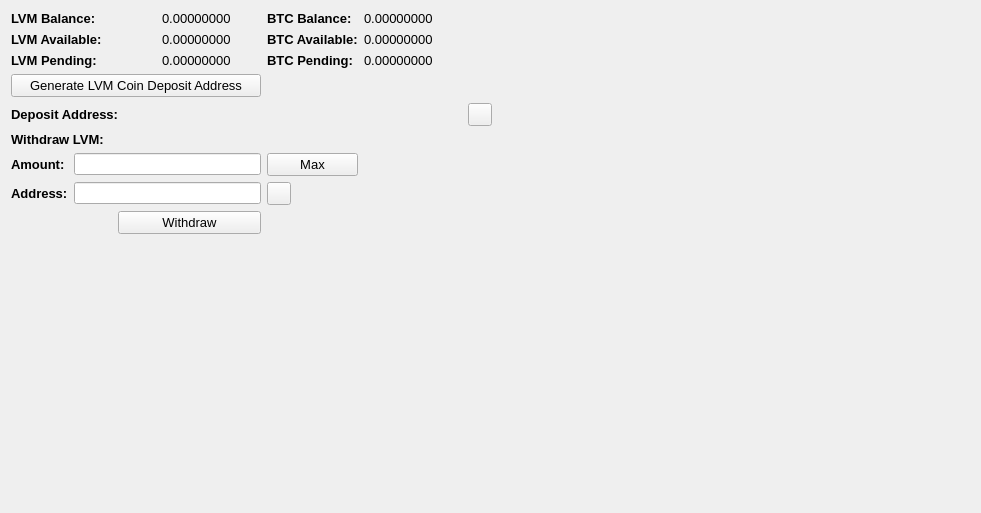
     <widget class="QWidget" name="BalanceTab">
      <attribute name="title">
       <string>Balance</string>
      </attribute>
      <layout class="QGridLayout" name="gridLayout_2">
       <item row="0" column="0" colspan="2">
        <widget class="QLabel" name="label_11">
         <property name="font">
          <font>
           <pointsize>10</pointsize>
           <weight>75</weight>
           <bold>true</bold>
          </font>
         </property>
         <property name="text">
          <string>LVM Balance:</string>
         </property>
        </widget>
       </item>
       <item row="0" column="3">
        <widget class="QLabel" name="TXBalanceLabel">
         <property name="font">
          <font>
           <pointsize>10</pointsize>
          </font>
         </property>
         <property name="text">
          <string>0.00000000</string>
         </property>
         <property name="textInteractionFlags">
          <set>Qt::LinksAccessibleByMouse|Qt::TextSelectableByMouse</set>
         </property>
        </widget>
       </item>
       <item row="0" column="4">
        <widget class="QLabel" name="label_12">
         <property name="font">
          <font>
           <pointsize>10</pointsize>
           <weight>75</weight>
           <bold>true</bold>
          </font>
         </property>
         <property name="text">
          <string>BTC Balance:</string>
         </property>
        </widget>
       </item>
       <item row="0" column="5">
        <widget class="QLabel" name="BitcoinBalanceLabel">
         <property name="font">
          <font>
           <pointsize>10</pointsize>
          </font>
         </property>
         <property name="text">
          <string>0.00000000</string>
         </property>
         <property name="textInteractionFlags">
          <set>Qt::LinksAccessibleByMouse|Qt::TextSelectableByMouse</set>
         </property>
        </widget>
       </item>
       <item row="0" column="7" rowspan="10">
        <spacer name="horizontalSpacer_4">
         <property name="orientation">
          <enum>Qt::Horizontal</enum>
         </property>
         <property name="sizeHint" stdset="0">
          <size>
           <width>478</width>
           <height>488</height>
          </size>
         </property>
        </spacer>
       </item>
       <item row="1" column="0" colspan="2">
        <widget class="QLabel" name="label_13">
         <property name="font">
          <font>
           <pointsize>10</pointsize>
           <weight>75</weight>
           <bold>true</bold>
          </font>
         </property>
         <property name="text">
          <string>LVM Available:</string>
         </property>
        </widget>
       </item>
       <item row="1" column="3">
        <widget class="QLabel" name="TXAvailableLabel_2">
         <property name="font">
          <font>
           <pointsize>10</pointsize>
          </font>
         </property>
         <property name="text">
          <string>0.00000000</string>
         </property>
         <property name="textInteractionFlags">
          <set>Qt::LinksAccessibleByMouse|Qt::TextSelectableByMouse</set>
         </property>
        </widget>
       </item>
       <item row="1" column="4">
        <widget class="QLabel" name="label_15">
         <property name="font">
          <font>
           <pointsize>10</pointsize>
           <weight>75</weight>
           <bold>true</bold>
          </font>
         </property>
         <property name="text">
          <string>BTC Available:</string>
         </property>
        </widget>
       </item>
       <item row="1" column="5">
        <widget class="QLabel" name="BitcoinAvailableLabel">
         <property name="font">
          <font>
           <pointsize>10</pointsize>
          </font>
         </property>
         <property name="text">
          <string>0.00000000</string>
         </property>
         <property name="textInteractionFlags">
          <set>Qt::LinksAccessibleByMouse|Qt::TextSelectableByMouse</set>
         </property>
        </widget>
       </item>
       <item row="2" column="0" colspan="2">
        <widget class="QLabel" name="label_14">
         <property name="font">
          <font>
           <pointsize>10</pointsize>
           <weight>75</weight>
           <bold>true</bold>
          </font>
         </property>
         <property name="text">
          <string>LVM Pending:</string>
         </property>
        </widget>
       </item>
       <item row="2" column="3">
        <widget class="QLabel" name="TXPendingLabel">
         <property name="font">
          <font>
           <pointsize>10</pointsize>
          </font>
         </property>
         <property name="text">
          <string>0.00000000</string>
         </property>
         <property name="textInteractionFlags">
          <set>Qt::LinksAccessibleByMouse|Qt::TextSelectableByMouse</set>
         </property>
        </widget>
       </item>
       <item row="2" column="4">
        <widget class="QLabel" name="label_31">
         <property name="font">
          <font>
           <pointsize>10</pointsize>
           <weight>75</weight>
           <bold>true</bold>
          </font>
         </property>
         <property name="text">
          <string>BTC Pending:</string>
         </property>
        </widget>
       </item>
       <item row="2" column="5">
        <widget class="QLabel" name="BitcoinPendingLabel">
         <property name="font">
          <font>
           <pointsize>10</pointsize>
          </font>
         </property>
         <property name="text">
          <string>0.00000000</string>
         </property>
         <property name="textInteractionFlags">
          <set>Qt::LinksAccessibleByMouse|Qt::TextSelectableByMouse</set>
         </property>
        </widget>
       </item>
       <item row="3" column="0" colspan="4">
        <widget class="QPushButton" name="GenDepositBTN">
         <property name="font">
          <font>
           <pointsize>10</pointsize>
          </font>
         </property>
         <property name="text">
          <string>Generate LVM Coin Deposit Address</string>
         </property>
        </widget>
       </item>
       <item row="4" column="0" colspan="3">
        <widget class="QLabel" name="label_33">
         <property name="font">
          <font>
           <pointsize>10</pointsize>
           <weight>75</weight>
           <bold>true</bold>
          </font>
         </property>
         <property name="text">
          <string>Deposit Address:</string>
         </property>
        </widget>
       </item>
       <item row="4" column="3" colspan="3">
        <widget class="QLabel" name="DepositAddressLabel">
         <property name="minimumSize">
          <size>
           <width>300</width>
           <height>0</height>
          </size>
         </property>
         <property name="palette">
          <palette>
           <active>
            <colorrole role="WindowText">
             <brush brushstyle="SolidPattern">
              <color alpha="255">
               <red>0</red>
               <green>0</green>
               <blue>0</blue>
              </color>
             </brush>
            </colorrole>
            <colorrole role="Text">
             <brush brushstyle="SolidPattern">
              <color alpha="255">
               <red>0</red>
               <green>0</green>
               <blue>255</blue>
              </color>
             </brush>
            </colorrole>
           </active>
           <inactive>
            <colorrole role="WindowText">
             <brush brushstyle="SolidPattern">
              <color alpha="255">
               <red>0</red>
               <green>0</green>
               <blue>0</blue>
              </color>
             </brush>
            </colorrole>
            <colorrole role="Text">
             <brush brushstyle="SolidPattern">
              <color alpha="255">
               <red>0</red>
               <green>0</green>
               <blue>255</blue>
              </color>
             </brush>
            </colorrole>
           </inactive>
           <disabled>
            <colorrole role="WindowText">
             <brush brushstyle="SolidPattern">
              <color alpha="255">
               <red>120</red>
               <green>120</green>
               <blue>120</blue>
              </color>
             </brush>
            </colorrole>
            <colorrole role="Text">
             <brush brushstyle="SolidPattern">
              <color alpha="255">
               <red>120</red>
               <green>120</green>
               <blue>120</blue>
              </color>
             </brush>
            </colorrole>
           </disabled>
          </palette>
         </property>
         <property name="font">
          <font>
           <pointsize>10</pointsize>
           <weight>75</weight>
           <bold>true</bold>
          </font>
         </property>
         <property name="text">
          <string/>
         </property>
         <property name="alignment">
          <set>Qt::AlignRight|Qt::AlignTrailing|Qt::AlignVCenter</set>
         </property>
         <property name="textInteractionFlags">
          <set>Qt::LinksAccessibleByMouse|Qt::TextSelectableByKeyboard|Qt::TextSelectableByMouse</set>
         </property>
        </widget>
       </item>
       <item row="4" column="6">
        <widget class="QToolButton" name="DepositCopyButton">
         <property name="toolTip">
          <string>Copy to clipboard</string>
         </property>
         <property name="text">
          <string/>
         </property>
         <property name="icon">
          <iconset resource="../bitcoin.qrc">
           <normaloff>:/icons/editcopy</normaloff>:/icons/editcopy</iconset>
         </property>
         <property name="shortcut">
          <string>Alt+P</string>
         </property>
        </widget>
       </item>
       <item row="5" column="0" colspan="2">
        <widget class="QLabel" name="label_34">
         <property name="font">
          <font>
           <pointsize>10</pointsize>
           <weight>75</weight>
           <bold>true</bold>
          </font>
         </property>
         <property name="text">
          <string>Withdraw LVM:</string>
         </property>
        </widget>
       </item>
       <item row="6" column="0">
        <widget class="QLabel" name="label_26">
         <property name="font">
          <font>
           <pointsize>10</pointsize>
           <weight>75</weight>
           <bold>true</bold>
          </font>
         </property>
         <property name="text">
          <string>Amount:</string>
         </property>
        </widget>
       </item>
       <item row="6" column="1" colspan="3">
        <widget class="QLineEdit" name="WithdrawUnitsInput">
         <property name="font">
          <font>
           <pointsize>9</pointsize>
           <weight>75</weight>
           <bold>true</bold>
          </font>
         </property>
         <property name="text">
          <string/>
         </property>
        </widget>
       </item>
       <item row="6" column="4">
        <widget class="QPushButton" name="Withdraw_Max_Amount">
         <property name="font">
          <font>
           <pointsize>10</pointsize>
          </font>
         </property>
         <property name="text">
          <string>Max</string>
         </property>
        </widget>
       </item>
       <item row="7" column="0">
        <widget class="QLabel" name="label_10">
         <property name="font">
          <font>
           <pointsize>10</pointsize>
           <weight>75</weight>
           <bold>true</bold>
          </font>
         </property>
         <property name="text">
          <string>Address:</string>
         </property>
        </widget>
       </item>
       <item row="7" column="1" colspan="3">
        <widget class="QLineEdit" name="WithdrawAddress">
         <property name="font">
          <font>
           <pointsize>9</pointsize>
           <weight>75</weight>
           <bold>true</bold>
          </font>
         </property>
        </widget>
       </item>
       <item row="7" column="4">
        <widget class="QToolButton" name="WithdrawPasteButton">
         <property name="toolTip">
          <string>Paste from clipboard</string>
         </property>
         <property name="text">
          <string/>
         </property>
         <property name="icon">
          <iconset resource="../bitcoin.qrc">
           <normaloff>:/icons/editpaste</normaloff>:/icons/editpaste</iconset>
         </property>
         <property name="shortcut">
          <string>Alt+P</string>
         </property>
        </widget>
       </item>
       <item row="8" column="2" colspan="2">
        <widget class="QPushButton" name="WithdrawUnitsBtn">
         <property name="font">
          <font>
           <pointsize>10</pointsize>
          </font>
         </property>
         <property name="text">
          <string>Withdraw</string>
         </property>
        </widget>
       </item>
       <item row="9" column="0" colspan="6">
        <spacer name="verticalSpacer">
         <property name="orientation">
          <enum>Qt::Vertical</enum>
         </property>
         <property name="sizeHint" stdset="0">
          <size>
           <width>428</width>
           <height>262</height>
          </size>
         </property>
        </spacer>
       </item>
      </layout>
      <zorder>label_31</zorder>
      <zorder>label_15</zorder>
      <zorder>label_12</zorder>
      <zorder>label_14</zorder>
      <zorder>label_13</zorder>
      <zorder>label_11</zorder>
      <zorder>BitcoinBalanceLabel</zorder>
      <zorder>TXBalanceLabel</zorder>
      <zorder>TXAvailableLabel_2</zorder>
      <zorder>TXPendingLabel</zorder>
      <zorder>BitcoinAvailableLabel</zorder>
      <zorder>BitcoinPendingLabel</zorder>
      <zorder>label_33</zorder>
      <zorder>GenDepositBTN</zorder>
      <zorder>DepositAddressLabel</zorder>
      <zorder>Withdraw_Max_Amount</zorder>
      <zorder>label_34</zorder>
      <zorder>WithdrawUnitsInput</zorder>
      <zorder>label_10</zorder>
      <zorder>label_26</zorder>
      <zorder>WithdrawAddress</zorder>
      <zorder>WithdrawUnitsBtn</zorder>
      <zorder>horizontalSpacer_4</zorder>
      <zorder>verticalSpacer</zorder>
      <zorder>WithdrawPasteButton</zorder>
      <zorder>DepositCopyButton</zorder>
     </widget>
